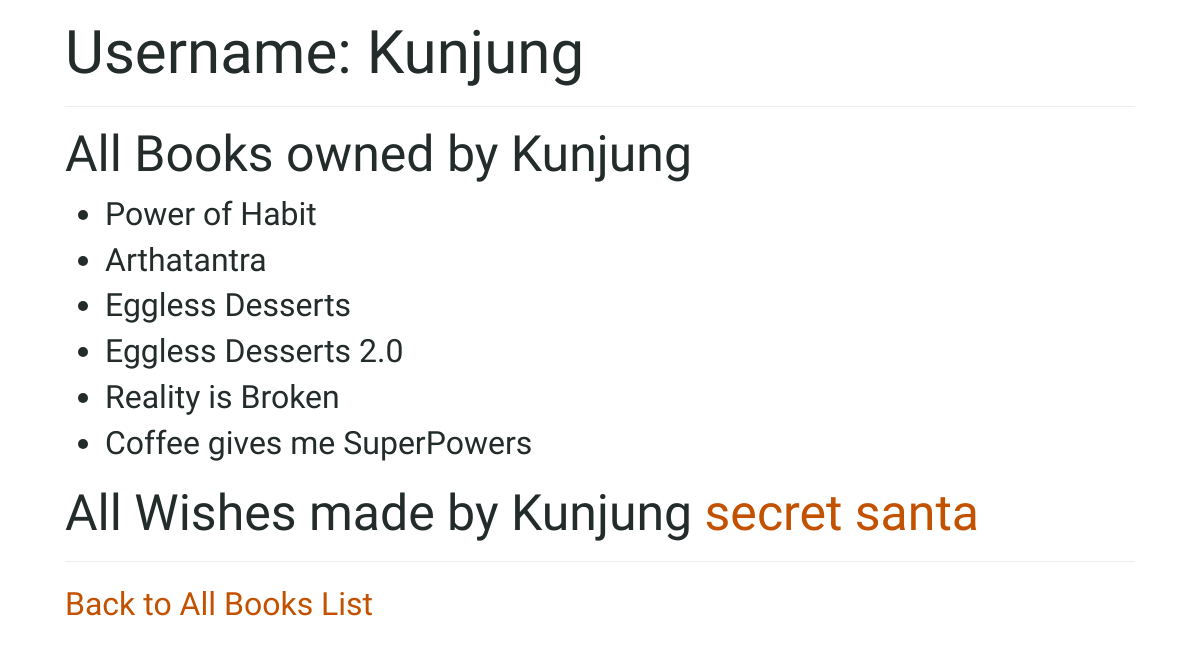
Page /person/1 on the committed database.
### books/models.py (models this page shows, shortened)
class Person(models.Model):
    name = models.CharField(max_length=20, default="Mr Nobody")

class Book(models.Model):
    name = models.CharField(max_length=20, default="Invisible Book")
    summary = models.TextField(max_length=100, null=True)
    owner = models.ForeignKey(Person, on_delete=models.CASCADE, related_name="books", null=True)
    def __str__(self):
        return f"{self.name}"

### books/views.py (the view)
# urls.py: path('person/<int:person_id>', views.person, name='person'),
def person(request, person_id):
	try:
		person = Person.objects.get(pk=person_id)
	except Person.DoesNotExist:
		raise Http404("Person does not exist.")
	context = {
		"person": person,
		"books": person.books.all()
	}
	return render(request, "books/person.html", context)

### books/templates/books/person.html (shortened to what this page needs)
{% extends "books/base.html" %}
{% block body %}
	<h2>Username: {{ person.name }} </h2>
    <hr>
	<h3>All Books owned by {{ person.name }}</h3>
	<ul>
		{% for book in books %}
			<li> {{ book }} </li>
		{% endfor %}
	</ul>
	<h3>All Wishes made by {{ person.name }} <a href="{% url 'wishlist' person.id %}">secret santa</a></h3>
	<hr>
	<a href="{% url 'index' %}">Back to All Books List</a>
{% endblock %}

### books/static/css/main.css (style rules this page uses)
body { padding-left: 65px; padding-right: 65px; font-family: 'Sue Ellen Francisco', cursive; font-size: 32px; color: #232B2B; }
h1, h2, h3, h4 { font-family: 'Amatic SC', bold; }
h2 { font-size: 60px; }
h3 { font-size: 50px; }
a { color: #C25100; font-family: 'Amatic SC', bold; }

### rows in the picture
Person: name "Kunjung"
Book: name "Power of Habit"
Book: name "Arthatantra"
Book: name "Eggless Desserts"
Book: name "Eggless Desserts 2.0"
Book: name "Reality is Broken"
Book: name "Coffee gives me SuperPowers"
